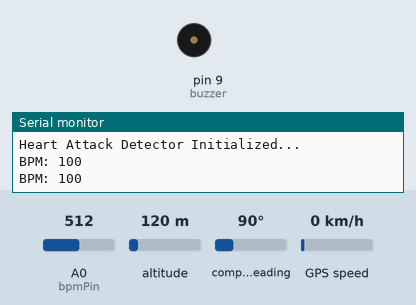
The sketch below on a simulated Arduino Uno, built with avr-gcc and run on an emulated ATmega328P. On the bench: buzzer (waves = sounding, pin HIGH), the last lines printed to the serial monitor. The test bench sets the inputs (shaded band); at power-on: A0 (bpmPin) = 512, altitude 120 m, compass heading 90°, GPS speed 0 km/h. The GPS gets a fix after 3 s at 37.7749, -122.4194 with 8 satellites; the modem accepts every AT command (registered, SIM ready, sends succeed) and sends nothing else.

Above: at 1.8 s.
1.9 s: A0 (bpmPin) set to 270
3.4 s: A0 (bpmPin) set to 241
At 4.5 s:
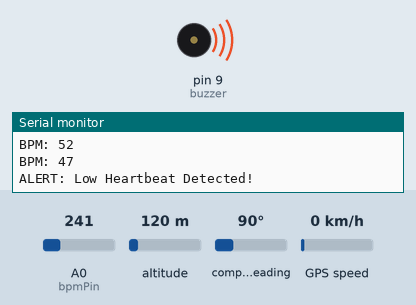
Timing chart, 0 to 6.4 s (numbered marks = the images above; inputs shaded):
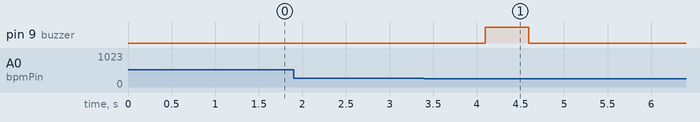

The sketch:

Arduino.ino
```cpp
#include <SoftwareSerial.h>
#include <TinyGPS++.h>

SoftwareSerial sim900(7, 8);  // SIM900 TX, RX
SoftwareSerial gpsSerial(4, 3);  // GPS TX, RX

TinyGPSPlus gps;
int bpmPin = A0;  // Pulse sensor connected to A0
int buzzer = 9;
int threshold = 50;  // Set your low BPM threshold

void setup() {
    Serial.begin(9600);
    sim900.begin(9600);
    gpsSerial.begin(9600);

    pinMode(buzzer, OUTPUT);

    Serial.println("Heart Attack Detector Initialized...");
}

void loop() {
    int bpm = analogRead(bpmPin);  // Read BPM value
    bpm = map(bpm, 0, 1023, 0, 200); // Adjust scaling

    Serial.print("BPM: ");
    Serial.println(bpm);

    if (bpm < threshold) {
        Serial.println("ALERT: Low Heartbeat Detected!");
        digitalWrite(buzzer, HIGH);
        delay(500);
        digitalWrite(buzzer, LOW);
        sendAlert();
        delay(5000); // Avoid spamming messages
    }

    while (gpsSerial.available()) {
        gps.encode(gpsSerial.read());
    }

    delay(1000);
}

void sendAlert() {
    String message = "EMERGENCY: Heart Attack Detected! Location: ";

    if (gps.location.isValid()) {
        message += "Lat: " + String(gps.location.lat(), 6) + " Lon: " + String(gps.location.lng(), 6);
    } else {
        message += "GPS signal lost!";
    }

    sim900.println("AT+CMGF=1");
    delay(1000);
    sim900.println("AT+CMGS=\"+91XXXXXXXXXX\""); // Replace with family/hospital number
    delay(1000);
    sim900.print(message);
    delay(1000);
    sim900.write(26);  // End SMS
    Serial.println("Alert Sent!");
}
```

Measured:
- the behaviour switches between 256 and 255 on A0 (bpmPin) (found by bisection; images 0 and 1)
- after the input at 3.4 s, pin 9 (buzzer): LOW → HIGH after 0.69 s, → LOW 0.50 s later
